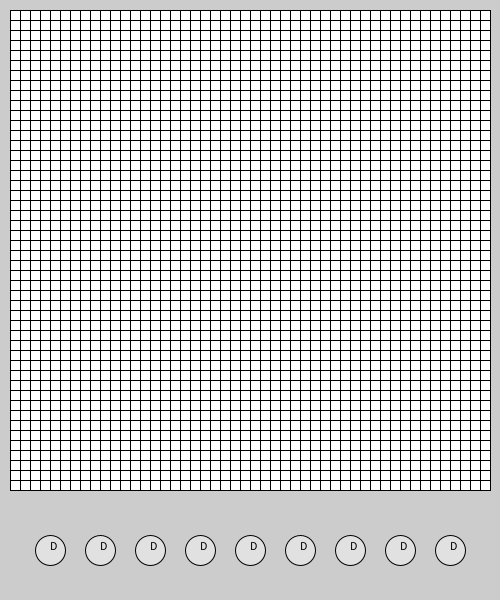
Frame 1 (no input)
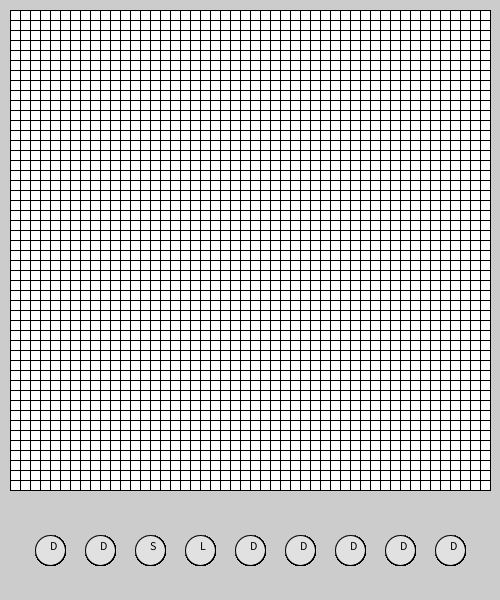
Frame 60 (the mouse pressed at the canvas centre just before this capture)
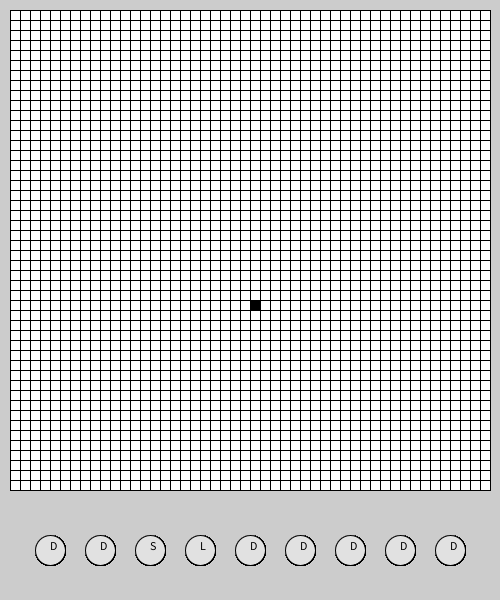
Frame 120 (the mouse held since frame 60 and released just before this capture)

The Processing sketch that drew these frames (run headless with seeded random() and noise(); from frame 60 on, the mouse is pressed at the canvas centre):

// Processing sketch: LifemissionFive
// ── LifemissionFive.pde
////press "g" for a glider 

/////////////////ok this is kinda confusing but this is how you change the rules, the number keys corrispond to the rule regarding that many niegbers 
//////////////// for examble pressing the 3 key will change the rule from one there are 3 neighbors the cell dies to the cell stays the same to the cell comes to life then
//////////////// back to the cell dieing. you can see the state of each of the 9 rules at the bottem of the screen.  


//////////////////up to run
/////////////////down to clear 




//To change rules count(number of neighbor) = 0 || 1 || 2        0=die, 1=stay the same, 2 = come to life 

int count0 = 0;
int count1 = 0;
int count2 = 1;
int count3 = 2;
int count4 = 0;
int count5 = 0;
int count6 = 0;
int count7 = 0;
int count8 = 0;

String button0 ="D";
String button1 ="D";
String button2 ="D";
String button3 ="D";
String button4 ="D";
String button5 ="D";
String button6 ="D";
String button7 ="D";
String button8 ="D";

float X =0;
float Y =0;

boolean run = false;
int neighborCount = 0;


int mouseOverSquareX=0;
int mouseOverSquareY=0;

boolean[][] myArray = new boolean[50][50];
boolean[][] myNewArray = new boolean[50][50];

boolean clicked = false;


void setup() {
  size(500, 600);
}


void draw() {

  frameRate(30);

  //neighborCount = 0;

  for (int j=1; j<49; j++) { 
    X=j*10;

    for (int i=1; i<49; i++) {  

      Y=i*10;

      if ( myArray[j][i] == false ) {

        fill(255, 255, 255);
      }


      if ( myArray[j][i] == true ) {

        fill(0, 0, 0);
      }


      rect(X, Y, 10, 10);  



      //////////////////////////////////////////////////////////////////////////
      if (run) { 

        neighborCount = 0;

        if ((j>1)&&(i>1)&&(j<49)&&(i<49)) {

          if (myArray[j-1][i-1]) {

            neighborCount++;
          }

          if (myArray[j-1][i]) {

            neighborCount++;
          }

          if (myArray[j-1][i+1]) {

            neighborCount++;
          }

          if (myArray[j][i-1]) {

            neighborCount++;
          }

          if (myArray[j][i+1]) {

            neighborCount++;
          }

          if (myArray[j+1][i-1]) {

            neighborCount++;
          }


          if (myArray[j+1][i]) {

            neighborCount++;
          }

          if (myArray[j+1][i+1]) {

            neighborCount++;
          }
        }

        ////////////////////////////////////////////////////////////////////////// rules

        if (neighborCount == 0) {

          if (count0 == 0) {
            myNewArray[j][i]=false;
          }

          if (count0 == 1) {
            myNewArray[j][i]=myArray[j][i];
          }

          if (count0 == 2) {
            myNewArray[j][i]=true;
          }
        }





        if (neighborCount == 1) {

          if (count1 == 0) {
            myNewArray[j][i]=false;
          }

          if (count1 == 1) {
            myNewArray[j][i]=myArray[j][i];
          }

          if (count1 == 2) {
            myNewArray[j][i]=true;
          }
        }



        if (neighborCount == 2) {

          if (count2 == 0) {
            myNewArray[j][i]=false;
          }

          if (count2 == 1) {
            myNewArray[j][i]=myArray[j][i];
          }

          if (count2 == 2) {
            myNewArray[j][i]=true;
          }
        }


        if (neighborCount == 3) {

          if (count3 == 0) {
            myNewArray[j][i]=false;
          }

          if (count3 == 1) {
            myNewArray[j][i]=myArray[j][i];
          }

          if (count3 == 2) {
            myNewArray[j][i]=true;
          }
        }

        if (neighborCount == 4) {

          if (count4 == 0) {
            myNewArray[j][i]=false;
          }

          if (count4 == 1) {
            myNewArray[j][i]=myArray[j][i];
          }

          if (count4 == 2) {
            myNewArray[j][i]=true;
          }
        }


        if (neighborCount == 5) {

          if (count5 == 0) {
            myNewArray[j][i]=false;
          }

          if (count5 == 1) {
            myNewArray[j][i]=myArray[j][i];
          }

          if (count5 == 2) {
            myNewArray[j][i]=true;
          }
        }  


        if (neighborCount == 6) {

          if (count6 == 0) {
            myNewArray[j][i]=false;
          }

          if (count6 == 1) {
            myNewArray[j][i]=myArray[j][i];
          }

          if (count6 == 2) {
            myNewArray[j][i]=true;
          }
        }


        if (neighborCount == 7) {

          if (count7 == 0) {
            myNewArray[j][i]=false;
          }

          if (count7 == 1) {
            myNewArray[j][i]=myArray[j][i];
          }

          if (count7 == 2) {
            myNewArray[j][i]=true;
          }
        }


        if (neighborCount == 8) {

          if (count8 == 0) {
            myNewArray[j][i]=false;
          }

          if (count8 == 1) {
            myNewArray[j][i]=myArray[j][i];
          }

          if (count8 == 2) {
            myNewArray[j][i]=true;
          }
        }
      }//close if run
    }// close smaller for loop
  }//close big for loop



  if (run) {

    myArray = myNewArray;
    myNewArray= new boolean[50][50];/////////////////this one line fixed my whole code
  }

  fill(225, 225, 225);
  ellipse(50, 550, 30, 30);
  fill(0, 0, 0);
  text( button0, 50, 550);

  fill(225, 225, 225);
  ellipse(100, 550, 30, 30);
  fill(0, 0, 0);
  text(button1, 100, 550);

  fill(225, 225, 225);
  ellipse(150, 550, 30, 30);
  fill(0, 0, 0);
  text(button2, 150, 550);

  fill(225, 225, 225);
  ellipse(200, 550, 30, 30);
  fill(0, 0, 0);
  text(button3, 200, 550);

  fill(225, 225, 225);
  ellipse(250, 550, 30, 30);
  fill(0, 0, 0);
  text(button4, 250, 550);

  fill(225, 225, 225);
  ellipse(300, 550, 30, 30);
  fill(0, 0, 0);
  text(button5, 300, 550);

  fill(225, 225, 225);
  ellipse(350, 550, 30, 30);
  fill(0, 0, 0);
  text(button6, 350, 550);

  fill(225, 225, 225);
  ellipse(400, 550, 30, 30);
  fill(0, 0, 0);
  text(button7, 400, 550);

  fill(225, 225, 225);
  ellipse(450, 550, 30, 30);
  fill(0, 0, 0);
  text(button8, 450, 550);

  if (count0 == 0) {
    button0 ="D";
  }

  if (count0 == 1) {
    button0 ="S";
  }

  if (count0 == 2) {

    button0 ="L";
  }


  if (count1 == 0) {
    button1 ="D";
  }

  if (count1 == 1) {
    button1 ="S";
  }

  if (count1 == 2) {

    button1 ="L";
  }

  if (count2 == 0) {
    button2 ="D";
  }

  if (count2 == 1) {
    button2 ="S";
  }

  if (count2 == 2) {

    button2 ="L";
  }

  if (count3 == 0) {
    button3 ="D";
  }

  if (count3 == 1) {
    button3 ="S";
  }

  if (count3 == 2) {

    button3 ="L";
  }


  if (count4 == 0) {
    button4 ="D";
  }

  if (count4 == 1) {
    button4 ="S";
  }

  if (count4 == 2) {

    button4 ="L";
  }


  if (count5 == 0) {
    button5 ="D";
  }

  if (count5 == 1) {
    button5 ="S";
  }

  if (count5 == 2) {

    button5 ="L";
  }


  if (count6 == 0) {
    button6 ="D";
  }

  if (count6 == 1) {
    button6 ="S";
  }

  if (count6 == 2) {

    button6 ="L";
  }

  if (count7 == 0) {
    button7 ="D";
  }

  if (count7 == 1) {
    button7 ="S";
  }

  if (count7 == 2) {

    button7 ="L";
  }

  if (count8 == 0) {
    button8 ="D";
  }

  if (count8 == 1) {
    button8 ="S";
  }

  if (count8 == 2) {

    button8 ="L";
  }
} //close draw

void mousePressed() {

  fill(200, 0, 0);

  mouseOverSquareX = int(map(mouseX, 0, 500, 0, 50));
  mouseOverSquareY = int(map(mouseY, 0, 500, 0, 50));
  print(mouseOverSquareX);
  print("-");
  println(mouseOverSquareY);

  if (mouseX > 0 && mouseX < 500 && mouseY > 0  && mouseY < 500) {

    myArray[mouseOverSquareX][mouseOverSquareY]=!myArray[mouseOverSquareX][mouseOverSquareY];
  }
}




void keyPressed() {
  if (key == CODED) {
    if (keyCode == UP) {

      run =! run;
      println(run);
    }
  }


  if (key == CODED) {
    if (keyCode == DOWN) {

      myArray= new boolean[50][50];
    }
  }


if (key == '0'){

     count0++;
  if(count0>2) {
  count0=0;
  }
}

if (key == '1'){

     count1++;
  if(count1>2) {
  count1=0;
  }
}


if (key == '2'){

     count2++;
  if(count2>2) {
  count2=0;
  }
}

if (key == '3'){

     count3++;
  if(count3>2) {
  count3=0;
  }
}

if (key == '4'){

     count4++;
  if(count4>2) {
  count4=0;
  }
}

if (key == '5'){

     count5++;
  if(count5>2) {
  count5=0;
  }
}


if (key == '6'){

     count6++;
  if(count6>2) {
  count6=0;
  }
}

if (key == '7'){

     count7++;
  if(count7>2) {
  count7=0;
  }
}

if (key == '8'){

     count8++;
  if(count8>2) {
  count8=0;
  }
}




if (key == 'g'){
 // myArray= new boolean[50][50];

myArray[5][45] = true;
myArray[6][45] = true;
myArray[7][45] = true;
myArray[7][46] = true;
myArray[6][47] = true;
}



}
